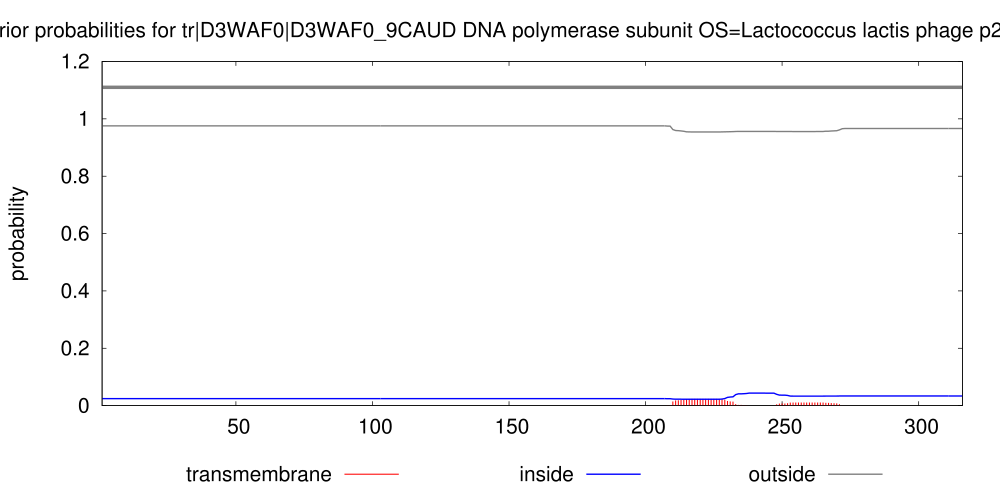

Source code (gnuplot):
set arrow from 1,1.11 to 316,1.11 nohead lt 9 lw 10
set key below
set title "TMHMM posterior probabilities for tr|D3WAF0|D3WAF0_9CAUD DNA polymerase subunit OS=Lactococcus lactis phage p2 PE=4 SV=1 ORF=43"
set yrange [0:1.2]
set size 2., 1.4
#set xlabel "position"
set ylabel "probability"
set xrange [1:316]
# Make the ps plot
set term postscript eps color solid "Helvetica" 30
set output "./TMHMM_9908/tr_D3WAF0_D3WAF0_9CAUD.eps"
plot "./TMHMM_9908/tr_D3WAF0_D3WAF0_9CAUD.plp" using 1:4 title "transmembrane" with impulses lt 1 lw 3, \
"" using 1:3 title "inside" with line lt 3 lw 4, \
"" using 1:5 title "outside" with line lt 9 lw 4
exit
